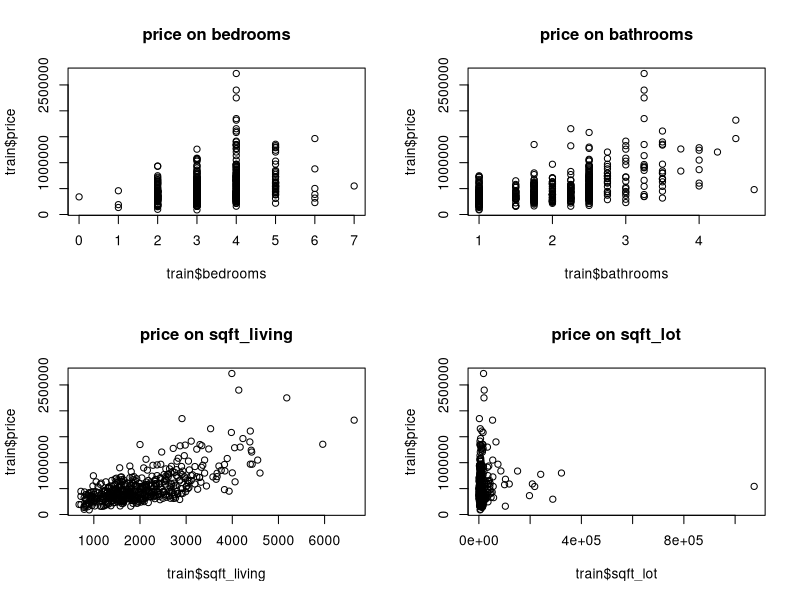
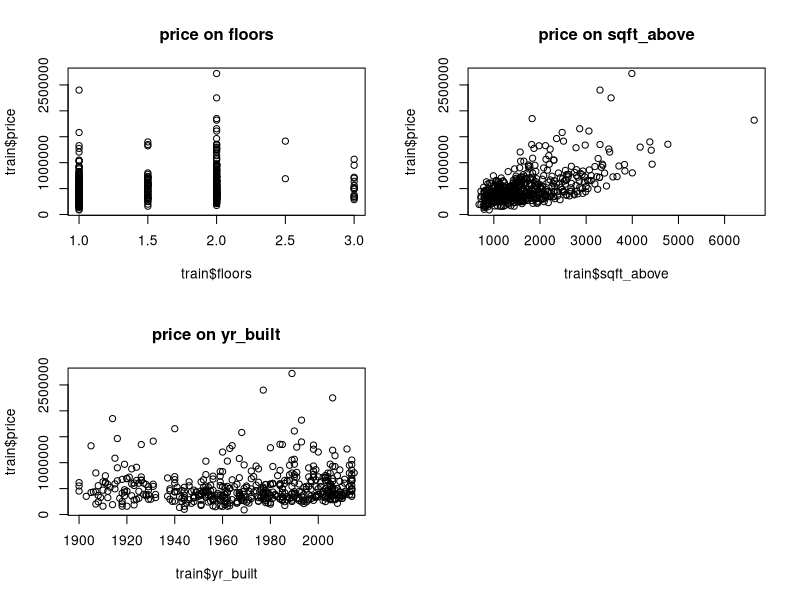
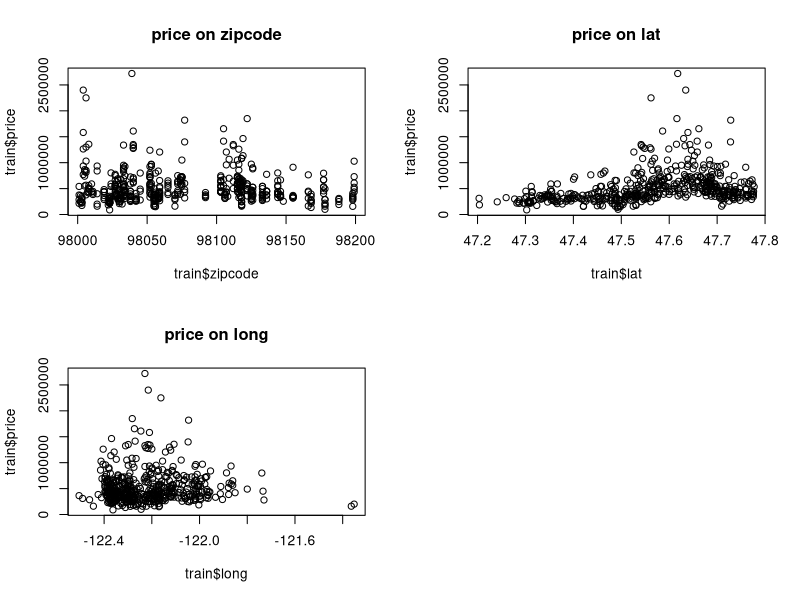
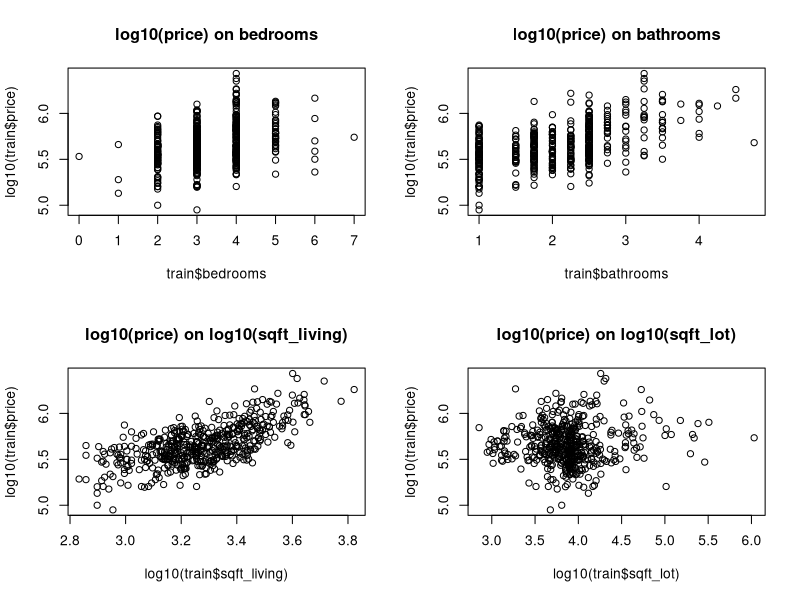
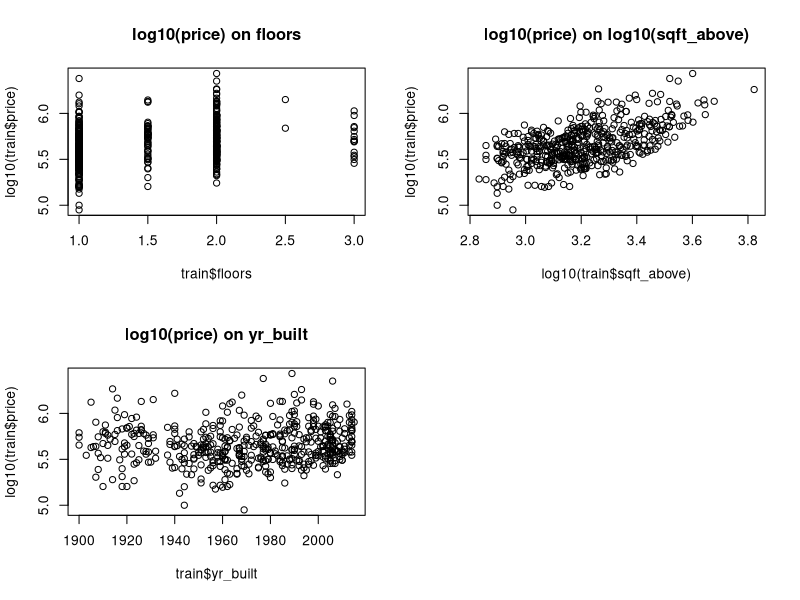
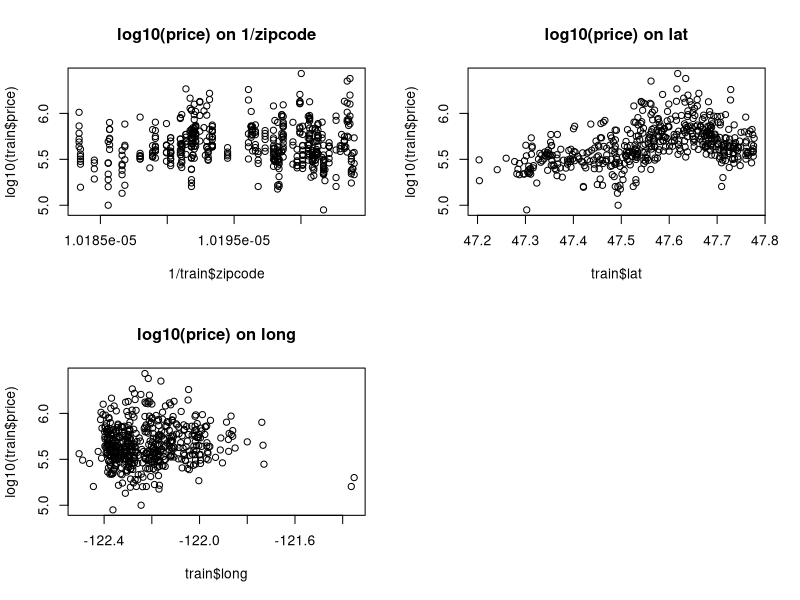
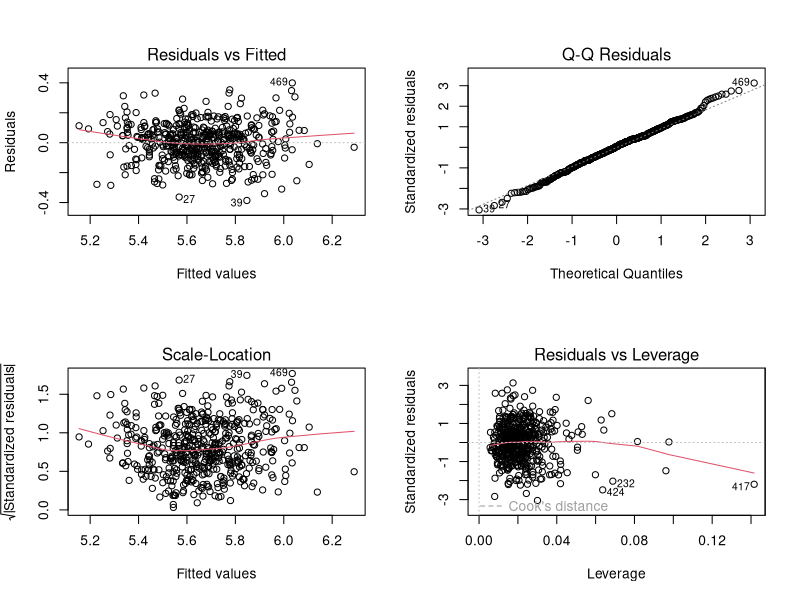
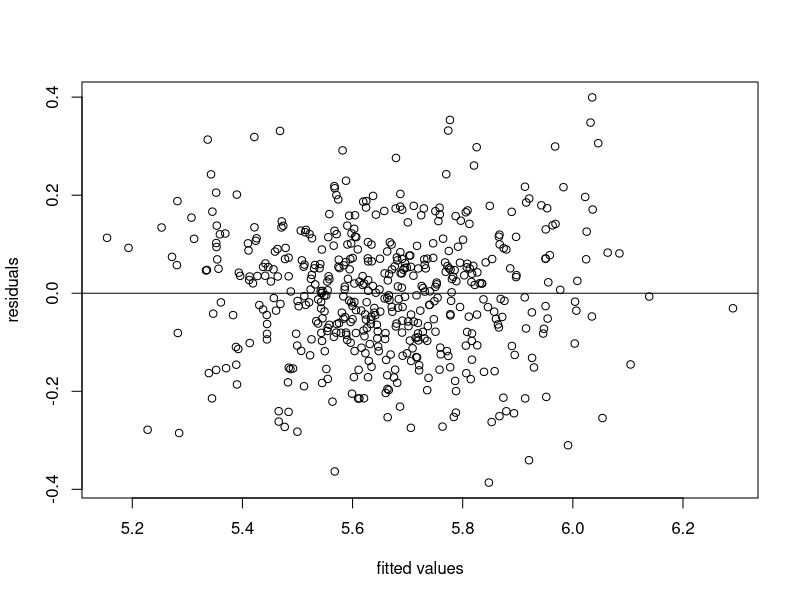

Write R code to recreate these figures, in order. (Note: this script raises an error after producing the figures.)
setwd("~/RStudioProjects/MVE190/projects/mini3/")

housedata<-data.frame(read.csv("kc_house_data.csv",header=T)) ## read in the data
print(dim(housedata)) ## dimensions
print(names(housedata)) ## variable names

# select training and test data
ntrain<-500
ii<-sample(seq(1,dim(housedata)[1]),ntrain)
train<-housedata[ii,]
row.names(train)<-seq(1,ntrain)
remainingdata<-housedata[-ii,]
ii<-sample(seq(1,dim(remainingdata)[1]),ntrain)
test<-remainingdata[ii,]
row.names(test)<-seq(1,dim(test)[1])

# plot variables vs price
par(mfrow=c(2,2))
plot(train$bedrooms,train$price,main = "price on bedrooms")
plot(train$bathrooms,train$price,main = "price on bathrooms")
plot(train$sqft_living,train$price,main = "price on sqft_living")
plot(train$sqft_lot,train$price,main = "price on sqft_lot")

par(mfrow=c(2,2))
plot(train$floors,train$price,main = "price on floors")
plot(train$sqft_above,train$price,main = "price on sqft_above")
plot(train$yr_built,train$price,main = "price on yr_built")

par(mfrow=c(2,2))
plot(train$zipcode,train$price,main = "price on zipcode")
plot(train$lat,train$price,main = "price on lat")
plot(train$long,train$price,main = "price on long")

# plot transformations
par(mfrow=c(2,2))
plot(train$bedrooms,log10(train$price),main = "log10(price) on bedrooms")
plot(train$bathrooms,log10(train$price),main = "log10(price) on bathrooms")
plot(log10(train$sqft_living),log10(train$price),main = "log10(price) on log10(sqft_living)")
plot(log10(train$sqft_lot),log10(train$price),main = "log10(price) on log10(sqft_lot)")

par(mfrow=c(2,2))
plot(train$floors,log10(train$price),main = "log10(price) on floors")
plot(log10(train$sqft_above),log10(train$price),main = "log10(price) on log10(sqft_above)")
plot(train$yr_built,log10(train$price),main = "log10(price) on yr_built")

par(mfrow=c(2,2))
plot(1/train$zipcode,log10(train$price),main = "log10(price) on 1/zipcode")
plot(train$lat,log10(train$price),main = "log10(price) on lat")
plot(train$long,log10(train$price),main = "log10(price) on long")

# transform columns
train$price<-log10(train$price)
train$sqft_living<-log10(train$sqft_living)
train$sqft_lot<-log10(train$sqft_lot)
train$sqft_above<-log10(train$sqft_above)
train$zipcode<-1/train$zipcode

test$price<-log10(test$price)
test$sqft_living<-log10(test$sqft_living)
test$sqft_lot<-log10(test$sqft_lot)
test$sqft_above<-log10(test$sqft_above)
test$zipcode<-1/test$zipcode

names(train)[c(4,7,8,14,18)]<-
  c("log.price","log.sqft_living","log.sqft_lot","log.sqft_above","zipcode.gmp")
names(test)[c(4,7,8,14,18)]<-
  c("log.price","log.sqft_living","log.sqft_lot","log.sqft_above","zipcode.gmp")

# fit a model to the transformed data
mm<-lm(log.price~bedrooms+bathrooms+log.sqft_living+log.sqft_lot+floors+log.sqft_above+
         yr_built+zipcode.gmp+lat+long,data = train)
print(ms<-summary(mm))

# lm summary plots
par(mfrow=c(2,2))
plot(mm)

# check residuals
par(mfrow=c(1,1))
plot(mm$fit,mm$res,xlab="fitted values",ylab="residuals")
abline(h=0)
id1<-identify(mm$fit,mm$res,pos=T)

## check normal error assumption
qq<-seq(.5/ntrain,(ntrain-.5)/ntrain,length=ntrain)
normq<-qnorm(p=qq)
rsort<-sort(rstandard(mm))
rlist<-sort.list(rstandard(mm))
plot(normq,rsort,xlab="Theoretical quantiles",ylab="Standardized residuals")
qqline(rstandard(mm))
id2<-identify(normq,sort(rstandard(mm)),label=rlist,pos=T)

# check constant error variance using absolute residuals
plot(mm$fit,abs(rstandard(mm)),xlab="fitted values", ylab="|standardized residuals|")
id3<-identify(mm$fit,abs(rstandard(mm)),pos=T)

# check the Cook's distance
cooksd<-cooks.distance(mm)
plot(cooksd,main="Cooks Distance",type="h")
idc<-identify(cooksd,pos=T)

# check the leverage and impact on slopes
lm1<-lm.influence(mm)
plot(lm1$hat,main="Leverage")
idlev<-identify(lm1$hat,pos=T)

# check the change in residual std deviation when the i-th observation is dropped
plot(lm1$sig,main="change in sigma")
ids<-identify(lm1$sig,pos=T)

# summing up the worst outliers
indvec<-sort(c(id1$ind,rlist[id2$ind],id3$ind,idlev$ind,ids$ind))
print(table(indvec)) ## how many of each?
maxid<-max(table(indvec))
indout<-unique(indvec)[table(indvec)==max(table(indvec))]

# regression without the identified outlier
mmb<-lm(log.price~bedrooms+bathrooms+log.sqft_living+log.sqft_lot+floors+log.sqft_above+
                 yr_built+zipcode.gmp+lat+long,data = train,subset=-indout)
print(summary(mmb))

# summary plots
par(mfrow=c(2,2))
plot(mmb)

# backward selection
selectstep<-step(mmb,trace=F)
print(summary(selectstep))

# prediction
predval<-predict(selectstep,newdata=test)
prederror<-sum((test[,4]-predval)^2)  # prediction MSE
print(prederror)

# compare refit
mmtest<-lm(log.price~bedrooms+bathrooms+log.sqft_living+log.sqft_lot+floors+log.sqft_above+
          yr_built+zipcode.gmp+lat+long,data = test)
print(selecttest<-step(mmtest,trace=F))
fiterror<-sum(summary(selecttest)$res^2)
print(fiterror)


yy<-train[,1] ## training data
xx<-as.matrix(train[,-1])
yyt<-test[,1] ## test data
xxt<-as.matrix(test[,-1])

library(leaps)
# all subset models
#rleaps<-regsubsets(xx,yy,int=T,nbest=500,nvmax=dim(housedata)[2],really.big=T,method=c("ex")) 
